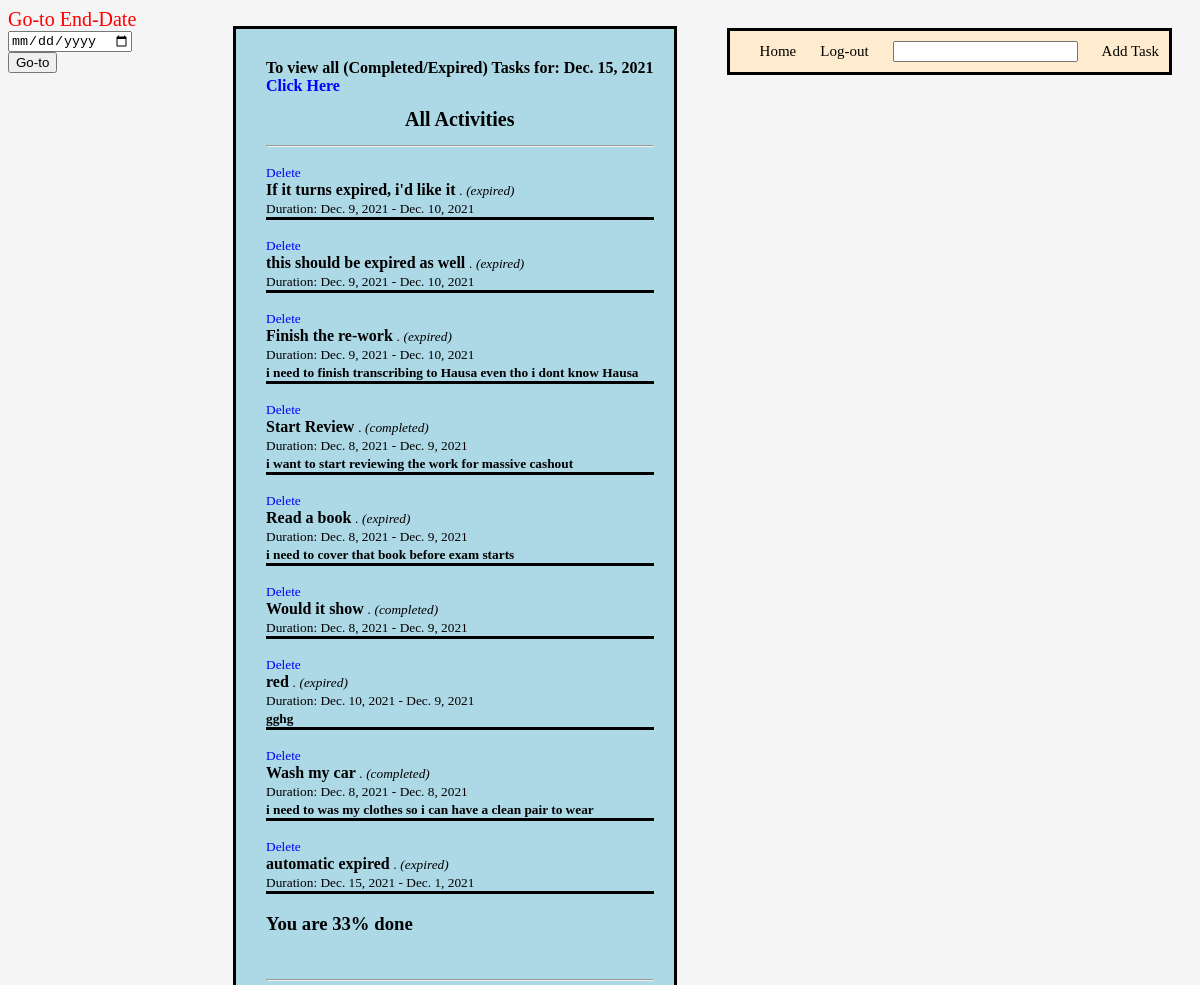
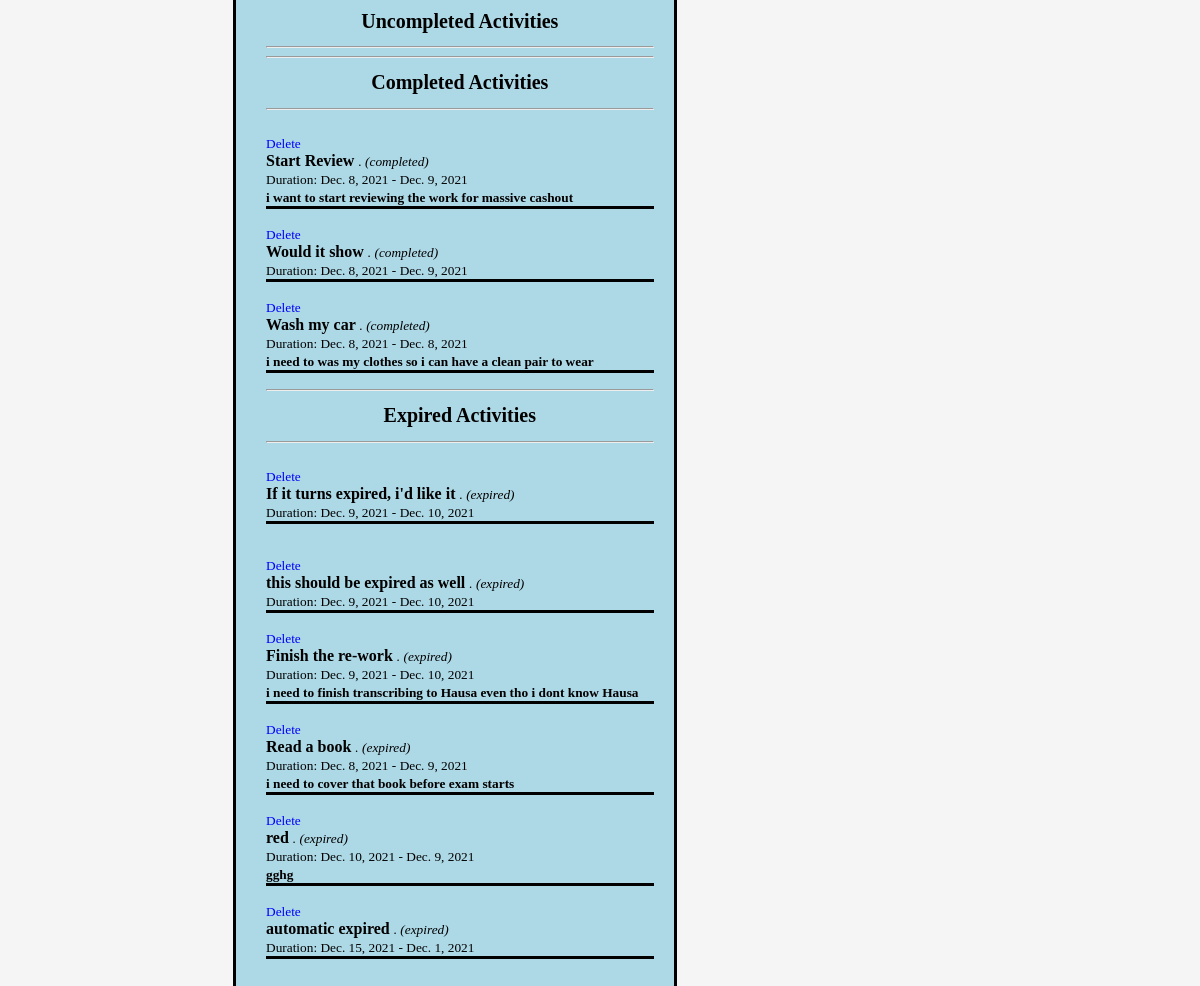
Before: / (signed in) with the older database file (2 pictures, top to bottom).
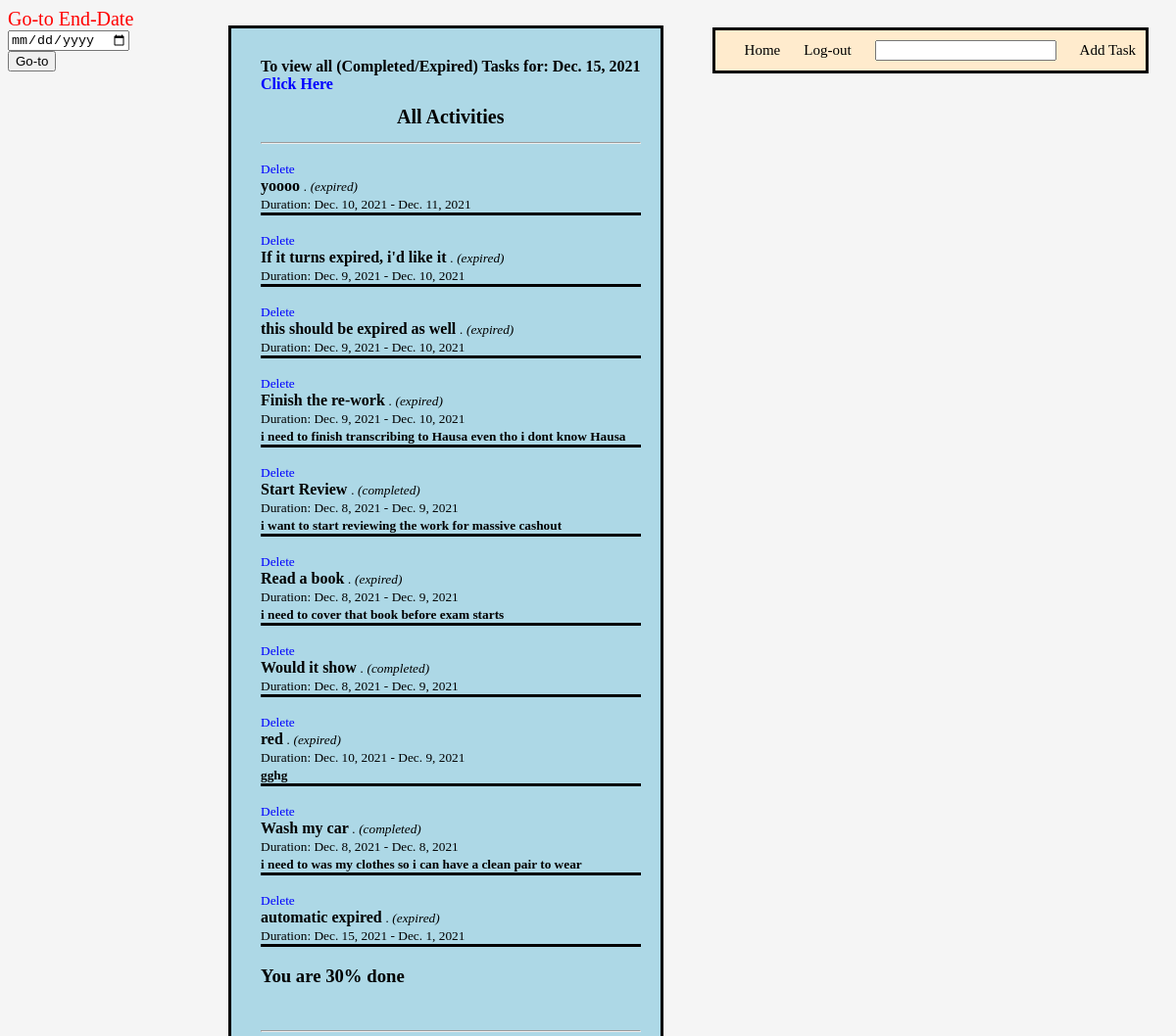
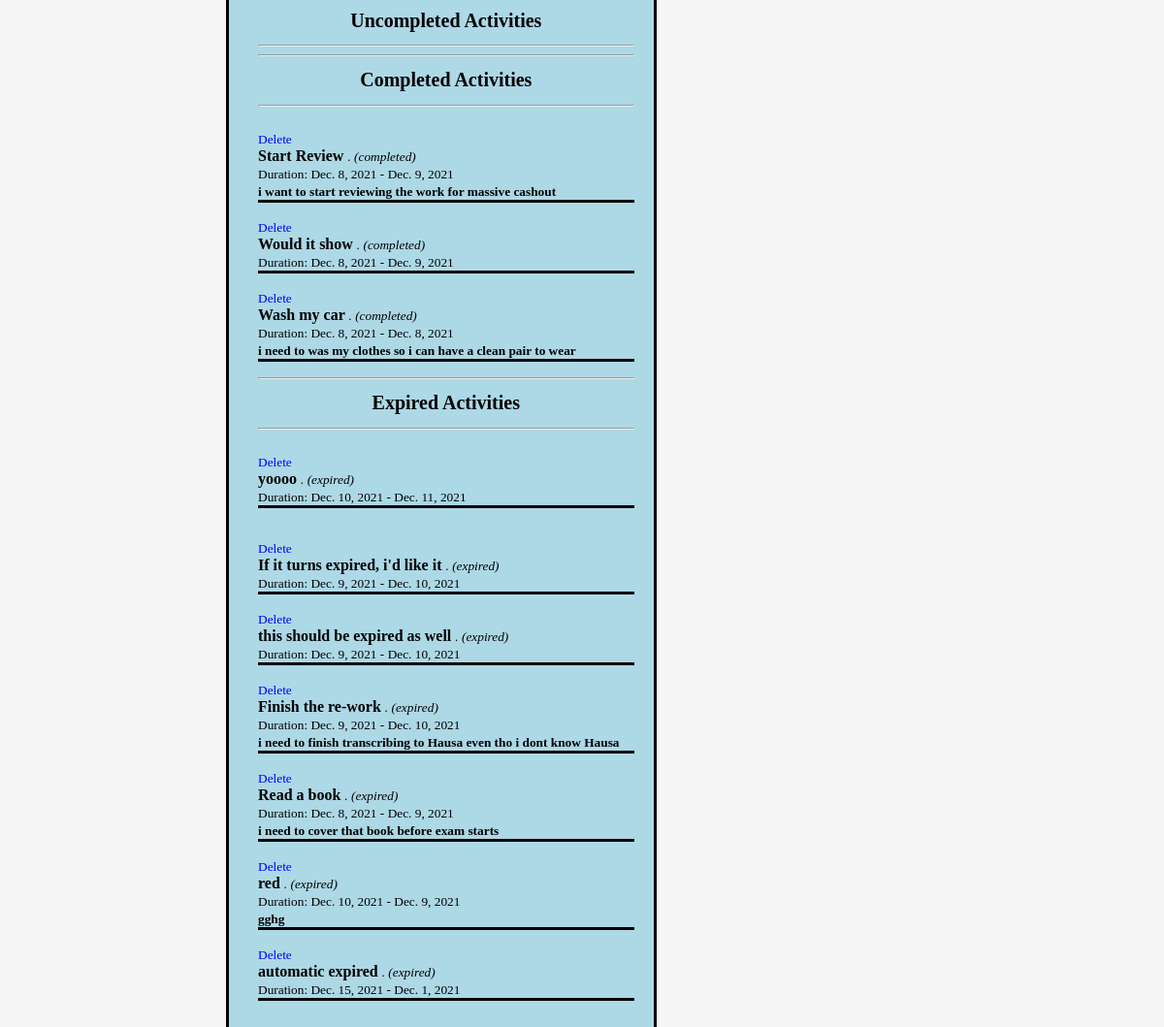
After: the same page with the newer database file (2 pictures, top to bottom).
### app/models.py (models this page shows, shortened)
class ToDo(models.Model):
    owner = models.ForeignKey(User, on_delete=models.CASCADE)
    todo = models.CharField(max_length=50)
    description = models.TextField(max_length=200, null=True, blank=True)
    created = models.DateField(auto_now_add=True)
    end = models.DateField()
    start = models.DateField(auto_now_add=True)
    completed = models.BooleanField(default=False)
    expired = models.BooleanField(default=False)

### app/views.py (the view, shortened to what this page needs)
# urls.py: path('', views.index, name="home"),
@login_required(login_url='log-in')
def index(request):
    activities = ToDo.objects.filter(owner=request.user).order_by('-end')
    today = timezone.localtime(timezone.now())
    todo = ToDo.objects.filter(owner=request.user).count()
    complete = ToDo.objects.filter(completed=True, owner=request.user).count()
    percent = complete * 100 // todo
    today = timezone.localtime(timezone.now())
    expiredd = ToDo.objects.filter(end__lt=today, owner=request.user)
    if expiredd:
        expiredd.update(expired=True)
    context = {
        'activities' : activities,
        'percent' : percent,
        'today' : today,
    }
    return render(request, 'home.html', context)

### app/templates/home.html (shortened to what this page needs)
{% extends 'main.html' %}
{% load static %}
{% block content %}
<link rel="stylesheet" href="{% static 'css/todo.css' %}">
<body>
        <span class="date" >
            <form method="post" >
                <label for="end">Go-to End-Date</label> <br>
                <input type="date" name="end" id=""> <br>
                <input type="Submit" value="Go-to" id=""> <br>
            </form>
        </span>
<br>
    <div class="all">
        <span> <b> To view all (Completed/Expired) Tasks for: {{today.date}} <br> <a href="{% url 'exp' %}">Click Here</a> </b></span>
        <h1>All Activities </h1> <hr>
    <table>
    {% for activity in activities %}
    <p>
    <small> <a href="{% url 'delete' activity.id %}"> Delete </a> </small> <br>
    <large> <b>  {{activity.todo}}  </b> </large>
    {% if activity.completed == True %} <span> <small> <i> . (completed)</i></small></span>
    {% elif activity.expired == True and activity.completed == False%} <span> <small> <i> . (expired)</i></small></span>
    {% elif activity.expired == False and activity.completed == False%} <span> <small> <i> . (ongoing)</i></small></span>
    {% endif %}<br>
    <small>Duration: {{activity.start}} - {{activity.end}} </small> <br>
    <small> <b> {{activity.description}} </b> </small>
    </p>
    {% endfor %}
    <h3> You are {{percent}}% done</h3>
    </table>
    <br>
    <hr>
    <h1>Uncompleted Activities </h1> <hr>
    <table>
    <hr>
    <h1>Completed Activities </h1> <hr>
    <table>
    {% for activity in activities %}
    {% if activity.completed == True %}
    <p>
        <small> <a href="{% url 'delete' activity.id %}"> Delete </a> </small> <br>
    <large> <b> {{activity.todo}} </b> </large> <span> <small> <i> . (completed)</i></small></span><br>
    <small>Duration: {{activity.start}} - {{activity.end}} </small> <br>
    <small> <b> {{activity.description}} </b> </small>
    </p>
    {% endif %}
    {% endfor %}
    <hr>
    <h1>Expired Activities </h1> <hr>
    <table>
    {% for activity in activities %}
    {% if activity.expired == True and activity.completed == False %}
    <p>
    <small> <a href="{% url 'delete' activity.id %}"> Delete </a> </small> <br>
    <large> <b> {{activity.todo}} </b> </large>  <span> <small> <i> . (expired)</i></small></span> <br>
    <small>Duration: {{activity.start}} - {{activity.end}} </small> <br>
    <small> <b> {{activity.description}} </b> </small>
    </p>
</table>
    {% endif %}
    {% endfor %}
</div>
</body>
</html>
{% endblock %}

Changed rows visible on the page:
added ToDo: todo "yoooo", completed ". (expired)", start "Dec. 10, 2021", end "Dec. 11, 2021"
Other visible differences:
{{ percent }}: "33" → "30"
